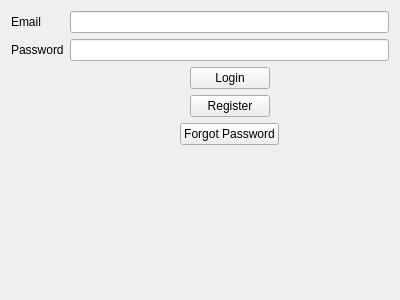
<?xml version="1.0" encoding="UTF-8"?>
<ui version="4.0">
 <class>LoginPage</class>
 <widget class="QWidget" name="LoginPage">
  <property name="geometry">
   <rect>
    <x>0</x>
    <y>0</y>
    <width>400</width>
    <height>300</height>
   </rect>
  </property>
  <property name="windowTitle">
   <string>Form</string>
  </property>
  <layout class="QHBoxLayout" name="horizontalLayout_4">
   <item>
    <layout class="QGridLayout" name="LAYOUT_main">
     <item row="6" column="1">
      <spacer name="verticalSpacer">
       <property name="orientation">
        <enum>Qt::Vertical</enum>
       </property>
       <property name="sizeHint" stdset="0">
        <size>
         <width>20</width>
         <height>40</height>
        </size>
       </property>
      </spacer>
     </item>
     <item row="4" column="1">
      <layout class="QHBoxLayout" name="horizontalLayout_2">
       <item>
        <spacer name="horizontalSpacer_3">
         <property name="orientation">
          <enum>Qt::Horizontal</enum>
         </property>
         <property name="sizeHint" stdset="0">
          <size>
           <width>40</width>
           <height>20</height>
          </size>
         </property>
        </spacer>
       </item>
       <item>
        <widget class="QPushButton" name="BTNregister">
         <property name="text">
          <string>Register</string>
         </property>
        </widget>
       </item>
       <item>
        <spacer name="horizontalSpacer_4">
         <property name="orientation">
          <enum>Qt::Horizontal</enum>
         </property>
         <property name="sizeHint" stdset="0">
          <size>
           <width>40</width>
           <height>20</height>
          </size>
         </property>
        </spacer>
       </item>
      </layout>
     </item>
     <item row="0" column="0">
      <widget class="QLabel" name="LABEL_email">
       <property name="text">
        <string>Email</string>
       </property>
      </widget>
     </item>
     <item row="0" column="1">
      <widget class="QLineEdit" name="INPUTemail"/>
     </item>
     <item row="1" column="0">
      <widget class="QLabel" name="LABLE_password">
       <property name="text">
        <string>Password</string>
       </property>
      </widget>
     </item>
     <item row="3" column="1">
      <layout class="QHBoxLayout" name="horizontalLayout">
       <item>
        <spacer name="horizontalSpacer">
         <property name="orientation">
          <enum>Qt::Horizontal</enum>
         </property>
         <property name="sizeHint" stdset="0">
          <size>
           <width>40</width>
           <height>20</height>
          </size>
         </property>
        </spacer>
       </item>
       <item>
        <widget class="QPushButton" name="BTNlogin">
         <property name="text">
          <string>Login</string>
         </property>
        </widget>
       </item>
       <item>
        <spacer name="horizontalSpacer_2">
         <property name="orientation">
          <enum>Qt::Horizontal</enum>
         </property>
         <property name="sizeHint" stdset="0">
          <size>
           <width>40</width>
           <height>20</height>
          </size>
         </property>
        </spacer>
       </item>
      </layout>
     </item>
     <item row="1" column="1">
      <widget class="QLineEdit" name="INPUTpassword"/>
     </item>
     <item row="5" column="1">
      <layout class="QHBoxLayout" name="horizontalLayout_3">
       <item>
        <spacer name="horizontalSpacer_5">
         <property name="orientation">
          <enum>Qt::Horizontal</enum>
         </property>
         <property name="sizeHint" stdset="0">
          <size>
           <width>40</width>
           <height>20</height>
          </size>
         </property>
        </spacer>
       </item>
       <item>
        <widget class="QPushButton" name="BTNforgotpw">
         <property name="text">
          <string>Forgot Password</string>
         </property>
        </widget>
       </item>
       <item>
        <spacer name="horizontalSpacer_6">
         <property name="orientation">
          <enum>Qt::Horizontal</enum>
         </property>
         <property name="sizeHint" stdset="0">
          <size>
           <width>40</width>
           <height>20</height>
          </size>
         </property>
        </spacer>
       </item>
      </layout>
     </item>
    </layout>
   </item>
  </layout>
 </widget>
 <resources/>
 <connections/>
</ui>
